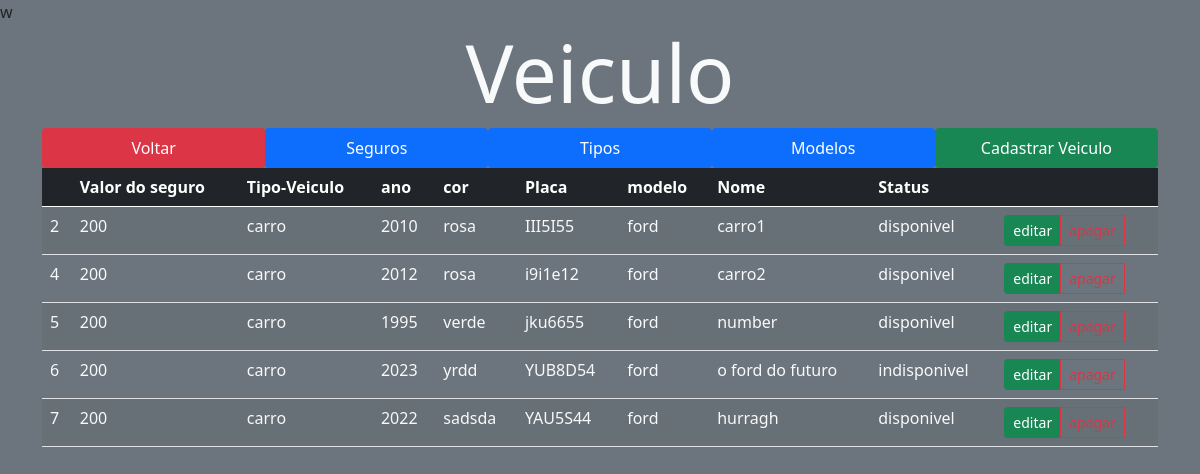
Before: /src/views/veiculo.php with the older database file.
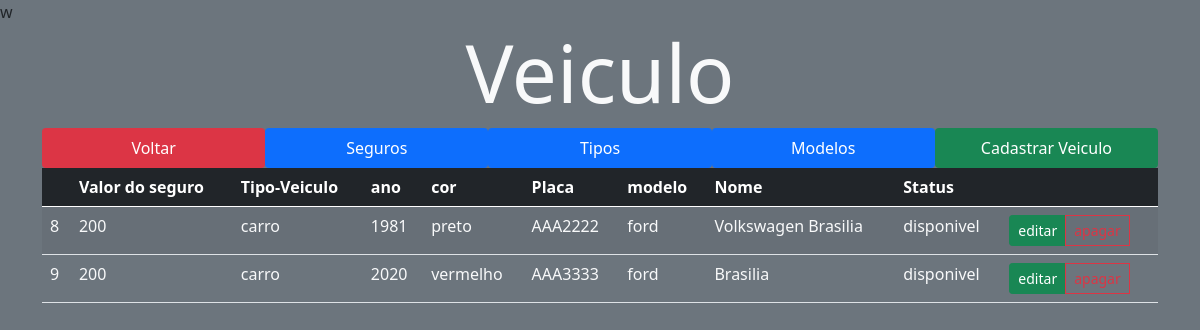
After: the same page with the newer database file.
### tables this page shows
CREATE TABLE `veiculo` (
  `idveiculo` int(11) NOT NULL,
  `idtipoveiculo` int(11) NOT NULL,
  `idmodelo` int(11) NOT NULL,
  `idseguro` int(11) NOT NULL,
  `ano` varchar(200) NOT NULL,
  `cor` varchar(200) NOT NULL,
  `placa` varchar(200) NOT NULL,
  `status` varchar(200) NOT NULL,
  `nome` varchar(200) NOT NULL
);

CREATE TABLE `seguro` (
  `idseguro` int(11) NOT NULL,
  `datafinal` date NOT NULL,
  `datainicio` date NOT NULL,
  `valor` int(11) NOT NULL
);

CREATE TABLE `tipoveiculo` (
  `idtipoveiculo` int(11) NOT NULL,
  `descricao` varchar(200) NOT NULL
);

CREATE TABLE `modelo` (
  `idmodelo` int(11) NOT NULL,
  `descricao` varchar(200) NOT NULL
);

### src/controller/veiculoController.php (called while the page is built, shortened)
w<?php
require_once '../model/veiculo.php';
require_once '../model/Database.php';
class veiculoController extends veiculo
{
    protected $tabela = 'veiculo';
     public function findAll()
    {
        $query = "SELECT * FROM $this->tabela";
        $stm = Database::prepare($query);
        $stm->execute();
        $veiculos = array();
        foreach ($stm->fetchAll() as $veiculo) {
            $veiculos[] = new veiculo($veiculo->idveiculo,$veiculo->idseguro, $veiculo->idmodelo, $veiculo->idtipoveiculo,$veiculo->ano, $veiculo->cor, $veiculo->placa, $veiculo->status, $veiculo->nome);
        }
        return $veiculos;
    }
}

### src/model/Database.php (called while the page is built, shortened)
<?php
class Database
{
    private static $instance;
    public static function getInstance()
    {
        if (!isset(self::$instance)) {
            try {
                self::$instance = new PDO('mysql:host=' . HOST . '; dbname=' . BASE, USER, PASS);
                self::$instance->setAttribute(PDO::ATTR_ERRMODE, PDO::ERRMODE_EXCEPTION);
                self::$instance->setAttribute(PDO::ATTR_DEFAULT_FETCH_MODE, PDO::FETCH_OBJ);
            } catch (PDOException $error) {
                echo $error->getMessage();
            }
        }
        return self::$instance;
    }
    public static function prepare($sql)
    {
        return self::getInstance()->prepare($sql);
    }
}

### src/model/veiculo.php (called while the page is built, shortened)
<?php
class  veiculo
{
    private $idveiculo;
    private $idseguro;
    private $idmodelo;
    private $idtipoveiculo;
    private $ano;
    private $cor;
    private $placa;
    private $status;
    private $nome;
    public function __construct($idveiculo, $idseguro,$idmodelo,$idtipoveiculo,$ano,$cor,$placa,$status,$nome)
    {
        $this->idveiculo = $idveiculo;
        $this->idseguro = $idseguro;
        $this->idmodelo = $idmodelo;
        $this->idtipoveiculo = $idtipoveiculo;
        $this->ano = $ano;
        $this->cor = $cor;
        $this->placa = $placa;
        $this->status = $status;
        $this->nome = $nome;
    }
    public function getidveiculo()
    {
        return $this->idveiculo;
    }
    public function getidseguro()
    {
        return $this->idseguro;
    }
    public function getidmodelo()
    {
        return $this->idmodelo;
    }
    public function getidtipoveiculo()
    {
        return $this->idtipoveiculo;
    }
    public function getano()
    {
        return $this->ano;
    }
    public function getcor()
    {
        return $this->cor;
    }
    public function getplaca()
    {
        return $this->placa;
    }
    public function getstatus()
    {
        return $this->status;
    }
    public function getnome()
    {
        return $this->nome;
    }
}

### src/controller/seguroController.php (called while the page is built, shortened)
<?php
require_once '../model/seguro.php';
require_once '../model/Database.php';
class seguroController extends seguro
{
    protected $tabela = 'seguro';
    public function findOne($idseguro)
    {
        $query = "SELECT * FROM $this->tabela WHERE idseguro = :id";
        $stm = Database::prepare($query);
        $stm->bindParam(':id', $idseguro, PDO::PARAM_INT);
        $stm->execute();
        $seguro = new seguro(null, null, null, null);
        foreach ($stm->fetchAll() as $cl) {
            $seguro->setidseguro($cl->idseguro);
            $seguro->setvalor($cl->valor);
            $seguro->setdatafinal($cl->datafinal);
            $seguro->setdatainicio($cl->datainicio);
        }
        return $seguro;
    }
}

### src/model/seguro.php (called while the page is built, shortened)
<?php
class seguro
{
    private $valor;
    public function __construct($idseguro, $valor, $datafinal,$datainicio)
    {
        $this->valor = $valor;
    }
    public function setvalor($valor) {
        $this->valor = $valor;
    }
    public function getvalor() {
        return $this->valor;
    }
}

### src/controller/tipoveiculoController.php (called while the page is built, shortened)
<?php
require_once '../model/tipoveiculo.php';
require_once '../model/Database.php';
class tipoveiculoController extends tipoveiculo
{
    protected $tabela = 'tipoveiculo';
    public function findOne($idtipoveiculo)
    {
        $query = "SELECT * FROM $this->tabela WHERE idtipoveiculo = :id";
        $stm = Database::prepare($query);
        $stm->bindParam(':id', $idtipoveiculo, PDO::PARAM_INT);
        $stm->execute();
        $tipoveiculo = new tipoveiculo(null, null, null, null);
        foreach ($stm->fetchAll() as $cl) {
            $tipoveiculo->setidtipoveiculo($cl->idtipoveiculo);
            $tipoveiculo->setdescricao($cl->descricao);
        }
        return $tipoveiculo;
    }
}

### src/model/tipoveiculo.php (called while the page is built, shortened)
<?php
class tipoveiculo
{
    private $descricao;
    public function __construct($idtipoveiculo, $descricao)
    {
        $this->descricao = $descricao;
    }
    public function getdescricao()
    {
        return $this->descricao;
    }
    public function setdescricao($descricao)
    {
        $this->descricao = $descricao;
    }
}

### src/controller/modeloController.php (called while the page is built, shortened)
<?php
require_once '../model/modelo.php';
require_once '../model/Database.php';
class modeloController extends modelo
{
    protected $tabela = 'modelo';
    public function findOne($idmodelo)
    {
        $query = "SELECT * FROM $this->tabela WHERE idmodelo = :id";
        $stm = Database::prepare($query);
        $stm->bindParam(':id', $idmodelo, PDO::PARAM_INT);
        $stm->execute();
        $modelo = new modelo(null, null, null, null);
        foreach ($stm->fetchAll() as $cl) {
            $modelo->setidmodelo($cl->idmodelo);
            $modelo->setdescricao($cl->descricao);
        }
        return $modelo;
    }
}

### src/model/modelo.php (called while the page is built, shortened)
<?php
class modelo
{
    private $descricao;
    public function __construct($idmodelo, $descricao)
    {
        $this->descricao = $descricao;
    }
    public function getdescricao()
    {
        return $this->descricao;
    }
    public function setdescricao($descricao)
    {
        $this->descricao = $descricao;
    }
}

### src/views/veiculo.php (the view, shortened to what this page needs)
<?php
require_once '../controller/veiculoController.php';
require_once '../controller/seguroController.php';
require_once '../controller/modeloController.php';
require_once '../controller/tipoveiculoController.php';
$veiculos = new veiculoController();
$seguros = new seguroController();
$modelos = new modeloController();
$tipoveiculos = new tipoveiculoController();
?>
<!DOCTYPE html>
<html lang="pt_br">
<head>
    <link href="https://cdn.jsdelivr.net/npm/bootstrap@5.0.1/dist/css/bootstrap.min.css" rel="stylesheet">
    <link rel="stylesheet" href="../../public/styles/main.css">
</head>
<body class="bg-secondary">
    <div class="container">
        <h1 class="display-1 text-center text-light">Veiculo</h1>
        <nav class="nav nav-pills nav-justified ">
            <a href="../../index.php" class="nav-item nav-link active bg-danger" >Voltar </a>
            <a href="./seguro.php" class="nav-item nav-link active ">Seguros</a>
            <a href="./tipoveiculo.php" class="nav-item nav-link active">Tipos</a>
            <a href="./modelo.php" class="nav-item nav-link active">Modelos</a>
            <a href="./cadastrarveiculo.php" class="nav-item nav-link active bg-success">Cadastrar Veiculo</a>
        </nav>
        <table class="table table-striped" id="table">
            <thead class="table-dark">
                <th></th>
                <th>Valor do seguro</th>
                <th>Tipo-Veiculo</th>
                <th>ano</th>
                <th>cor</th>
                <th>Placa</th>
                <th>modelo</th>
                <th>Nome</th>
                <th>Status</th>
                <th></th>
            </thead>
            <tbody>
                <?php
                foreach ($veiculos->findAll() as $veiculo) { ?>
                    <tr class="text-light">
                        <td> <?= $veiculo->getidveiculo() ?> </td>
                        <td> <?= $seguros->findOne($veiculo->getidseguro())->getvalor() ?> </td>
                        <td> <?= $tipoveiculos->findOne($veiculo->getidtipoveiculo())->getdescricao() ?> </td>
                        <td> <?= $veiculo->getano() ?> </td>
                        <td> <?= $veiculo->getcor() ?> </td>
                        <td> <?= $veiculo->getplaca() ?> </td>
                        <td> <?= $modelos->findOne($veiculo->getidmodelo())->getdescricao() ?> </td>
                        <td> <?= $veiculo->getnome() ?> </td>
                        <td> <?= $veiculo->getstatus() ?> </td>
                        <td>
                            <div class="btn-group btn-group-sm">
                                <a href="./editarveiculo.php?id=<?= $veiculo->getidveiculo() ?>" class="btn btn-success">editar</a><br>
                                <a href="./apagarveiculo.php?id=<?= $veiculo->getidveiculo() ?>"  onclick="return confirm('Tem certeza de que deseja excluir este item?');"class="btn btn-outline-danger">apagar</a>
                                <br>
                            </div>
                        </td>
                    </tr> <?php
                        }
                            ?>
            </tbody>
        </table>
    </div>
</body>
</html>

Changed rows visible on the page:
removed veiculo: idveiculo "2", idseguro.datainicio "200", idtipoveiculo.descricao "carro", ano "2010", cor "rosa", placa "III5I55", idmodelo.descricao "ford", nome "carro1", status "disponivel"
removed veiculo: idveiculo "4", idseguro.datainicio "200", idtipoveiculo.descricao "carro", ano "2012", cor "rosa", placa "i9i1e12", idmodelo.descricao "ford", nome "carro2", status "disponivel"
removed veiculo: idveiculo "5", idseguro.datainicio "200", idtipoveiculo.descricao "carro", ano "1995", cor "verde", placa "jku6655", idmodelo.descricao "ford", nome "number", status "disponivel"
removed veiculo: idveiculo "6", idseguro.datainicio "200", idtipoveiculo.descricao "carro", ano "2023", cor "yrdd", placa "YUB8D54", idmodelo.descricao "ford", nome "o ford do futuro", status "indisponivel"
removed veiculo: idveiculo "7", idseguro.datainicio "200", idtipoveiculo.descricao "carro", ano "2022", cor "sadsda", placa "YAU5S44", idmodelo.descricao "ford", nome "hurragh", status "disponivel"
added veiculo: idveiculo "8", idseguro.datainicio "200", idtipoveiculo.descricao "carro", ano "1981", cor "preto", placa "AAA2222", idmodelo.descricao "ford", nome "Volkswagen Brasilia", status "disponivel"
added veiculo: idveiculo "9", idseguro.datainicio "200", idtipoveiculo.descricao "carro", ano "2020", cor "vermelho", placa "AAA3333", idmodelo.descricao "ford", nome "Brasilia", status "disponivel"
